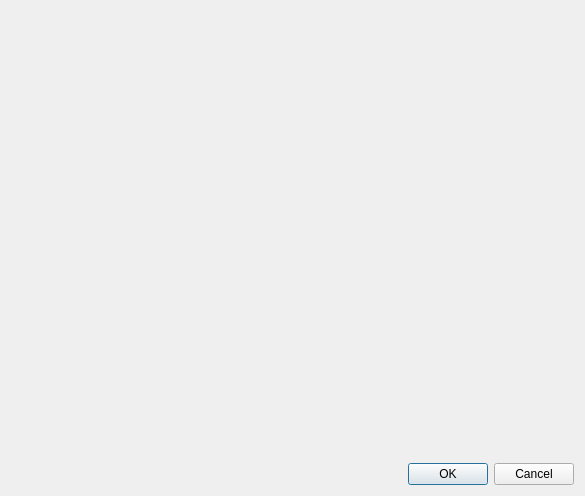
<?xml version="1.0" encoding="UTF-8"?>
<ui version="4.0">
 <class>TeacherEditDialog</class>
 <widget class="QDialog" name="TeacherEditDialog">
  <property name="geometry">
   <rect>
    <x>0</x>
    <y>0</y>
    <width>585</width>
    <height>496</height>
   </rect>
  </property>
  <property name="windowTitle">
   <string>Dialog</string>
  </property>
  <layout class="QGridLayout" name="gridLayout">
   <item row="0" column="0">
    <widget class="TeacherEdit" name="mainEditor" native="true">
     <property name="sizePolicy">
      <sizepolicy hsizetype="MinimumExpanding" vsizetype="MinimumExpanding">
       <horstretch>0</horstretch>
       <verstretch>0</verstretch>
      </sizepolicy>
     </property>
    </widget>
   </item>
   <item row="1" column="0">
    <widget class="QDialogButtonBox" name="controlBox">
     <property name="orientation">
      <enum>Qt::Orientation::Horizontal</enum>
     </property>
     <property name="standardButtons">
      <set>QDialogButtonBox::StandardButton::Cancel|QDialogButtonBox::StandardButton::Ok</set>
     </property>
    </widget>
   </item>
  </layout>
 </widget>
 <customwidgets>
  <customwidget>
   <class>TeacherEdit</class>
   <extends>QWidget</extends>
   <header location="global">include/widgets/editor/teacheredit.h</header>
   <container>1</container>
  </customwidget>
 </customwidgets>
 <resources/>
 <connections>
  <connection>
   <sender>controlBox</sender>
   <signal>accepted()</signal>
   <receiver>TeacherEditDialog</receiver>
   <slot>accept()</slot>
   <hints>
    <hint type="sourcelabel">
     <x>405</x>
     <y>468</y>
    </hint>
    <hint type="destinationlabel">
     <x>311</x>
     <y>491</y>
    </hint>
   </hints>
  </connection>
  <connection>
   <sender>controlBox</sender>
   <signal>rejected()</signal>
   <receiver>TeacherEditDialog</receiver>
   <slot>reject()</slot>
   <hints>
    <hint type="sourcelabel">
     <x>532</x>
     <y>473</y>
    </hint>
    <hint type="destinationlabel">
     <x>544</x>
     <y>498</y>
    </hint>
   </hints>
  </connection>
 </connections>
</ui>
